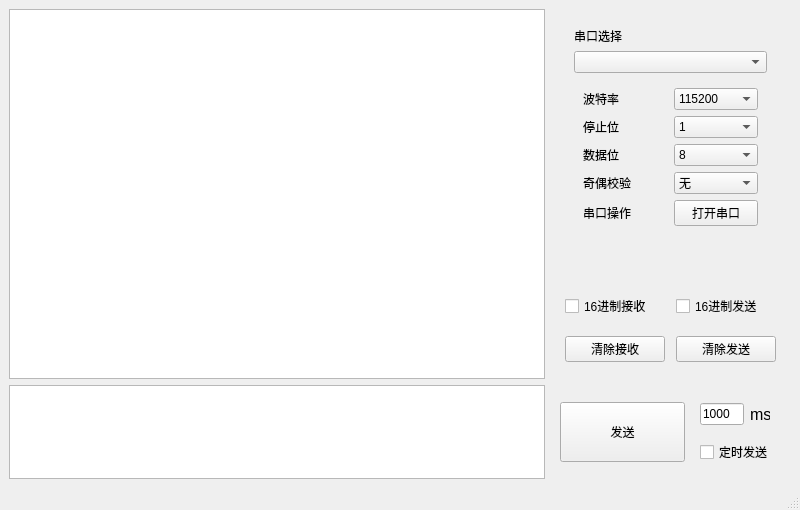
<?xml version="1.0" encoding="UTF-8"?>
<ui version="4.0">
 <class>MainWindow</class>
 <widget class="QMainWindow" name="MainWindow">
  <property name="geometry">
   <rect>
    <x>0</x>
    <y>0</y>
    <width>800</width>
    <height>510</height>
   </rect>
  </property>
  <property name="windowTitle">
   <string>MainWindow</string>
  </property>
  <widget class="QWidget" name="centralwidget">
   <layout class="QGridLayout" name="gridLayout_4">
    <item row="1" column="1">
     <widget class="QWidget" name="widget_3" native="true">
      <property name="maximumSize">
       <size>
        <width>240</width>
        <height>16777215</height>
       </size>
      </property>
      <layout class="QGridLayout" name="gridLayout_2">
       <property name="leftMargin">
        <number>0</number>
       </property>
       <item row="0" column="0" rowspan="3">
        <widget class="QPushButton" name="btnSend">
         <property name="minimumSize">
          <size>
           <width>0</width>
           <height>60</height>
          </size>
         </property>
         <property name="maximumSize">
          <size>
           <width>125</width>
           <height>16777215</height>
          </size>
         </property>
         <property name="text">
          <string>发送</string>
         </property>
        </widget>
       </item>
       <item row="0" column="1">
        <widget class="QWidget" name="widget_4" native="true">
         <property name="maximumSize">
          <size>
           <width>70</width>
           <height>16777215</height>
          </size>
         </property>
         <layout class="QHBoxLayout" name="horizontalLayout">
          <property name="leftMargin">
           <number>0</number>
          </property>
          <property name="rightMargin">
           <number>0</number>
          </property>
          <item>
           <widget class="QLineEdit" name="txtSendMs">
            <property name="maximumSize">
             <size>
              <width>60</width>
              <height>16777215</height>
             </size>
            </property>
            <property name="text">
             <string>1000</string>
            </property>
           </widget>
          </item>
          <item>
           <widget class="QLabel" name="lblMs">
            <property name="maximumSize">
             <size>
              <width>20</width>
              <height>16777215</height>
             </size>
            </property>
            <property name="font">
             <font>
              <pointsize>12</pointsize>
             </font>
            </property>
            <property name="text">
             <string>ms</string>
            </property>
           </widget>
          </item>
         </layout>
        </widget>
       </item>
       <item row="1" column="1">
        <widget class="QCheckBox" name="chkTimSend">
         <property name="maximumSize">
          <size>
           <width>100</width>
           <height>16777215</height>
          </size>
         </property>
         <property name="text">
          <string>定时发送</string>
         </property>
        </widget>
       </item>
      </layout>
     </widget>
    </item>
    <item row="1" column="0">
     <widget class="QPlainTextEdit" name="txtSend">
      <property name="minimumSize">
       <size>
        <width>0</width>
        <height>80</height>
       </size>
      </property>
      <property name="maximumSize">
       <size>
        <width>16777215</width>
        <height>100</height>
       </size>
      </property>
     </widget>
    </item>
    <item row="0" column="1">
     <widget class="QWidget" name="widget" native="true">
      <property name="minimumSize">
       <size>
        <width>170</width>
        <height>0</height>
       </size>
      </property>
      <property name="maximumSize">
       <size>
        <width>240</width>
        <height>16777215</height>
       </size>
      </property>
      <layout class="QGridLayout" name="gridLayout_3">
       <item row="5" column="0">
        <widget class="QPushButton" name="btnClearRec">
         <property name="maximumSize">
          <size>
           <width>100</width>
           <height>16777215</height>
          </size>
         </property>
         <property name="text">
          <string>清除接收</string>
         </property>
        </widget>
       </item>
       <item row="4" column="0">
        <spacer name="verticalSpacer_2">
         <property name="orientation">
          <enum>Qt::Vertical</enum>
         </property>
         <property name="sizeType">
          <enum>QSizePolicy::Fixed</enum>
         </property>
         <property name="sizeHint" stdset="0">
          <size>
           <width>20</width>
           <height>12</height>
          </size>
         </property>
        </spacer>
       </item>
       <item row="3" column="1">
        <widget class="QCheckBox" name="chkSend">
         <property name="text">
          <string>16进制发送</string>
         </property>
        </widget>
       </item>
       <item row="1" column="0" colspan="2">
        <widget class="QWidget" name="widget_1" native="true">
         <layout class="QVBoxLayout" name="verticalLayout">
          <item>
           <widget class="QLabel" name="lblSerialPort">
            <property name="text">
             <string>串口选择</string>
            </property>
           </widget>
          </item>
          <item>
           <widget class="myComboBox" name="cmbSerialPort"/>
          </item>
          <item>
           <widget class="QWidget" name="widget_2" native="true">
            <layout class="QGridLayout" name="gridLayout">
             <item row="0" column="0">
              <widget class="QLabel" name="lblBaudRate">
               <property name="text">
                <string>波特率</string>
               </property>
              </widget>
             </item>
             <item row="0" column="1">
              <widget class="QComboBox" name="cmbBaudRate">
               <property name="currentIndex">
                <number>2</number>
               </property>
               <item>
                <property name="text">
                 <string>9600</string>
                </property>
               </item>
               <item>
                <property name="text">
                 <string>38400</string>
                </property>
               </item>
               <item>
                <property name="text">
                 <string>115200</string>
                </property>
               </item>
              </widget>
             </item>
             <item row="1" column="0">
              <widget class="QLabel" name="lblStop">
               <property name="text">
                <string>停止位</string>
               </property>
              </widget>
             </item>
             <item row="1" column="1">
              <widget class="QComboBox" name="cmbStop">
               <item>
                <property name="text">
                 <string>1</string>
                </property>
               </item>
               <item>
                <property name="text">
                 <string>1.5</string>
                </property>
               </item>
               <item>
                <property name="text">
                 <string>2</string>
                </property>
               </item>
              </widget>
             </item>
             <item row="2" column="0">
              <widget class="QLabel" name="lblData">
               <property name="text">
                <string>数据位</string>
               </property>
              </widget>
             </item>
             <item row="2" column="1">
              <widget class="QComboBox" name="cmbData">
               <property name="currentIndex">
                <number>3</number>
               </property>
               <item>
                <property name="text">
                 <string>5</string>
                </property>
               </item>
               <item>
                <property name="text">
                 <string>6</string>
                </property>
               </item>
               <item>
                <property name="text">
                 <string>7</string>
                </property>
               </item>
               <item>
                <property name="text">
                 <string>8</string>
                </property>
               </item>
              </widget>
             </item>
             <item row="3" column="0">
              <widget class="QLabel" name="lblCheck">
               <property name="text">
                <string>奇偶校验</string>
               </property>
              </widget>
             </item>
             <item row="3" column="1">
              <widget class="QComboBox" name="cmbCheck">
               <item>
                <property name="text">
                 <string>无</string>
                </property>
               </item>
               <item>
                <property name="text">
                 <string>奇校验</string>
                </property>
               </item>
               <item>
                <property name="text">
                 <string>偶校验</string>
                </property>
               </item>
              </widget>
             </item>
             <item row="4" column="0">
              <widget class="QLabel" name="lblSwitch">
               <property name="text">
                <string>串口操作</string>
               </property>
              </widget>
             </item>
             <item row="4" column="1">
              <widget class="QPushButton" name="btnSwitch">
               <property name="text">
                <string>打开串口</string>
               </property>
              </widget>
             </item>
            </layout>
           </widget>
          </item>
         </layout>
        </widget>
       </item>
       <item row="6" column="0">
        <spacer name="verticalSpacer_3">
         <property name="orientation">
          <enum>Qt::Vertical</enum>
         </property>
         <property name="sizeType">
          <enum>QSizePolicy::Fixed</enum>
         </property>
         <property name="sizeHint" stdset="0">
          <size>
           <width>20</width>
           <height>8</height>
          </size>
         </property>
        </spacer>
       </item>
       <item row="2" column="0">
        <spacer name="verticalSpacer">
         <property name="orientation">
          <enum>Qt::Vertical</enum>
         </property>
         <property name="sizeHint" stdset="0">
          <size>
           <width>20</width>
           <height>84</height>
          </size>
         </property>
        </spacer>
       </item>
       <item row="5" column="1">
        <widget class="QPushButton" name="btnClearSend">
         <property name="maximumSize">
          <size>
           <width>100</width>
           <height>16777215</height>
          </size>
         </property>
         <property name="text">
          <string>清除发送</string>
         </property>
        </widget>
       </item>
       <item row="3" column="0">
        <widget class="QCheckBox" name="chkRec">
         <property name="text">
          <string>16进制接收</string>
         </property>
        </widget>
       </item>
      </layout>
     </widget>
    </item>
    <item row="0" column="0">
     <widget class="QPlainTextEdit" name="txtRec">
      <property name="autoFillBackground">
       <bool>false</bool>
      </property>
      <property name="readOnly">
       <bool>true</bool>
      </property>
     </widget>
    </item>
   </layout>
  </widget>
  <widget class="QMenuBar" name="menubar">
   <property name="geometry">
    <rect>
     <x>0</x>
     <y>0</y>
     <width>800</width>
     <height>26</height>
    </rect>
   </property>
  </widget>
  <widget class="QStatusBar" name="statusbar"/>
  <action name="actionchangebg">
   <property name="text">
    <string>更改背景</string>
   </property>
  </action>
 </widget>
 <customwidgets>
  <customwidget>
   <class>myComboBox</class>
   <extends>QComboBox</extends>
   <header>mycombobox.h</header>
  </customwidget>
 </customwidgets>
 <resources/>
 <connections/>
</ui>
